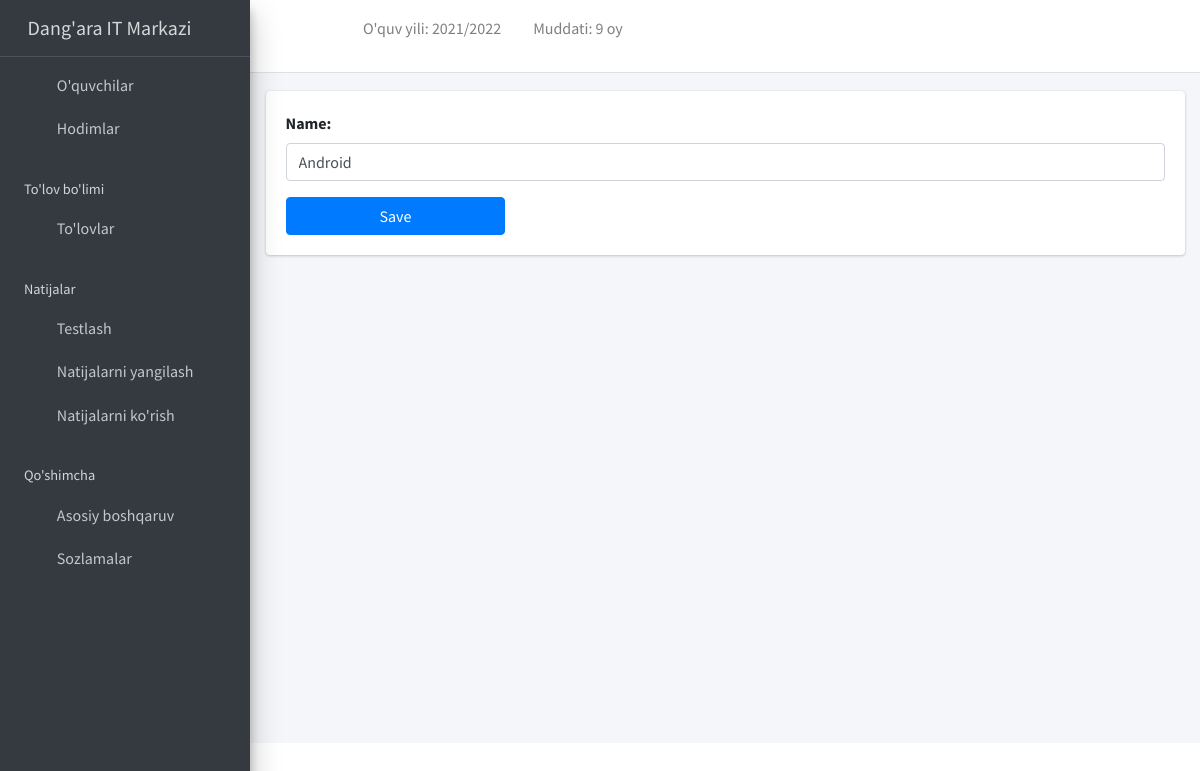
/class/12/update/ (signed in), run on the app's committed database.
### apps/corecode/models.py (models this page shows, shortened)
class AcademicSession(models.Model):
    name = models.CharField(max_length=200, unique=True)
    current = models.BooleanField(default=True)
    class Meta:
        ordering = ["-name"]

class AcademicTerm(models.Model):
    name = models.CharField(max_length=20, unique=True)
    current = models.BooleanField(default=True)
    class Meta:
        ordering = ["name"]

class StudentClass(models.Model):
    name = models.CharField(max_length=200, unique=True)
    class Meta:
        verbose_name = "Class"
        verbose_name_plural = "Classes"
        ordering = ["name"]

### apps/corecode/views.py (the view)
# urls.py: path("class/<int:pk>/update/", ClassUpdateView.as_view(), name="class-update"),
class ClassUpdateView(LoginRequiredMixin, SuccessMessageMixin, UpdateView):
    model = StudentClass
    fields = ["name"]
    success_url = reverse_lazy("classes")
    success_message = "class successfully updated."
    template_name = "corecode/mgt_form.html"

### apps/corecode/context_processors.py (called while the page is built)
def site_defaults(request):
    current_session = AcademicSession.objects.get(current=True)
    current_term = AcademicTerm.objects.get(current=True)
    vals = SiteConfig.objects.all()
    contexts = {
        "current_session": current_session.name,
        "current_term": current_term.name,
    }
    for val in vals:
        contexts[val.key] = val.value
    return contexts

### apps/corecode/templates/corecode/mgt_form.html (shortened to what this page needs)
{% extends 'base.html' %}
{% load widget_tweaks %}
{% block content %}
  <div class="row">
    <div class="col-sm-12">
      <form method="POST">
        <div class="mb-3">
          {% for field in form %}
          <div class="form-group">
            {{ field.label_tag}}
            {{ field | add_class:"form-control" |add_error_class:"is-invalid" | attr:"required"}}
          </div>
          {% endfor %}
        </div>
        <input type="submit" value="Save" class="w-25 btn btn-primary">
      </form>
    </div>
  </div>
{% endblock content %}

### templates/base.html (shortened to what this page needs)
{% load static %}
<!DOCTYPE html>
<html lang="en">
<head>
  <link rel="stylesheet" href="{% static 'plugins/fontawesome-free/css/all.min.css' %}">
  <link rel="stylesheet" href="{% static 'plugins/toastr/toastr.min.css' %}">
  <link rel="stylesheet"
    href="{% static 'plugins/overlayScrollbars/css/OverlayScrollbars.min.css' %}">
  <link rel="stylesheet" href="{% static 'plugins/Datatables/datatables.min.css' %}" />
  <link rel="stylesheet" href="{% static 'dist/css/adminlte.min.css' %}">
</head>
<body
  class="hold-transition sidebar-mini layout-fixed layout-navbar-fixed layout-footer-fixed">
  <div class="wrapper">
    <nav class="main-header navbar navbar-expand navbar-white navbar-light">
      <ul class="navbar-nav">
        <li class="nav-item">
          <a class="nav-link" data-widget="pushmenu" href="#" role="button"><i
              class="fas fa-bars"></i></a>
        </li>
        <li class="nav-item d-none d-sm-inline-block">
          <a href="{% url 'home' %} " class="nav-link"><i class="fa fa-home"></i></a>
        </li>
        <li class="nav-item d-none d-sm-inline-block">
          <p class="nav-link">O'quv yili: {{ current_session }}</p>
        </li>
        <li class="nav-item d-none d-sm-inline-block">
          <p class="nav-link">Muddati: {{ current_term }}</p>
        </li>
      </ul>
      <ul class="navbar-nav ml-auto">
        <li class="nav-item dropdown">
          <a class="nav-link" data-toggle="dropdown" href="#">
            <i class="far fa-user"></i>
          </a>
        </li>
        <li class="nav-item">
          <a class="nav-link" data-widget="control-sidebar" data-slide="true"
            href="#" role="button"><i class="fas fa-th-large"></i></a>
        </li>
      </ul>
    </nav>
    <aside class="main-sidebar sidebar-dark-primary elevation-4">
      <a href="{% url 'home' %}" class="brand-link"><i class="nav-icon fas fa-graduation-cap"></i> Dang'ara IT Markazi</a>
      <div class="sidebar">
        <nav class="mt-2">
          <ul class="nav nav-pills nav-sidebar flex-column"
            data-widget="treeview" role="menu" data-accordion="false">
            <li class="nav-item">
              <a href="{% url 'student-list' %}" class="nav-link">
                <i class="nav-icon fas fa-graduation-cap"></i>
                <p>
                  O'quvchilar
                </p>
              </a>
            </li>
            <li class="nav-item">
              <a href="{% url 'staff-list' %}" class="nav-link">
                <i class="nav-icon fas fa-users"></i>
                <p>
                  Hodimlar
                </p>
              </a>
            </li>
            <li class="nav-header">To'lov bo'limi</li>
            <li class="nav-item">
              <a href="{% url 'invoice-list' %}" class="nav-link">
                <i class="nav-icon fas fa-money-bill-alt"></i>
                <p>
                  To'lovlar
                </p>
              </a>
            </li>
            <li class="nav-header">Natijalar</li>
            <li class="nav-item">
              <a href="{% url 'create-result' %}" class="nav-link">
                <i class="nav-icon fas fa-plus"></i>
                <p>
                  Testlash
                </p>
              </a>
            </li>
            <li class="nav-item">
              <a href="{% url 'edit-results' %}" class="nav-link">
                <i class="nav-icon fas fa-pen"></i>
                <p>
                  Natijalarni yangilash
                </p>
              </a>
            </li>
            <li class="nav-item">
              <a href="{% url 'view-results' %}" class="nav-link">
                <i class="nav-icon fas fa-address-card"></i>
                <p>
                  Natijalarni ko'rish
                </p>
              </a>
            </li>
            <li class="nav-header">Qo'shimcha</li>
            <li class="nav-item has-treeview">
              <a href="#" class="nav-link">
                <i class="nav-icon fas fa-copy"></i>
                <p>
                  Asosiy boshqaruv
                  <i class="fas fa-angle-left right"></i>
                </p>
              </a>
            </li>
            <li class="nav-item">
              <a href="{% url 'configs' %}" class="nav-link">
                <i class="nav-icon fas fa-cog"></i>
                <p>
                  Sozlamalar
                </p>
              </a>
            </li>
          </ul>
        </nav>
      </div>
    </aside>
    <div class="content-wrapper">
      <section class="content-header">
      </section>
      <section class="content">
        <div class="container-fluid">
          <div class="row">
            <div class="col-md-12">
              {% block fullcard %}
              <div class="card">
                <div class="card-body">
                  <div class="row">
                    <div class="col">
                      {% block content %}
                      {% endblock content %}
                    </div>
                  </div>
                </div>
              </div>
              {% endblock fullcard %}
            </div>
          </div>
        </div>
      </section>
    </div>
  </div>
</body>
</html>

### data on the page
AcademicSession: name "2021/2022"
AcademicTerm: name "9 oy"
StudentClass: name "Android"

### other printed values
{{ field.label_tag }} "Name:"
